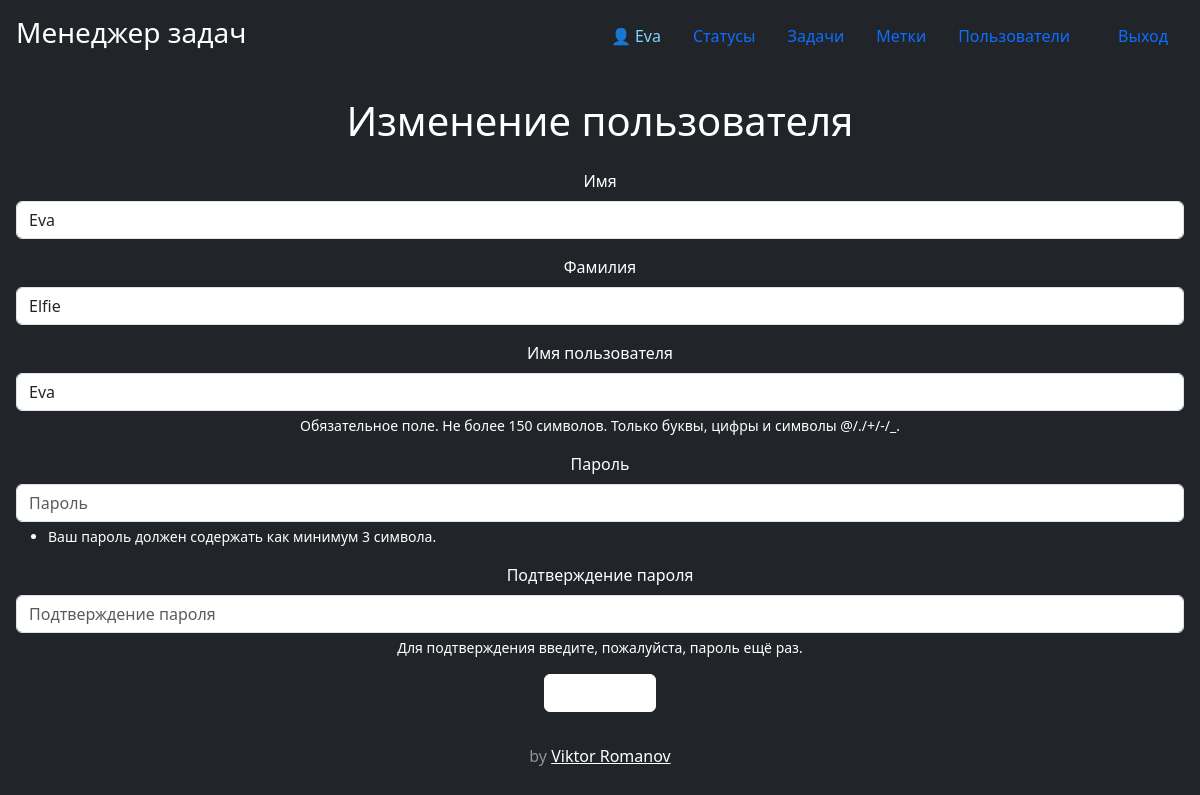
The page /users/users/1/update/ (signed in) on the database its author committed.
### task_manager/users/models.py (models this page shows, shortened)
class User(AbstractUser):
    first_name = models.CharField(blank=False, max_length=150)
    last_name = models.CharField(blank=False, max_length=150)
    USERNAME_FIELD = 'username'

### task_manager/users/views.py (the view)
class UserUpdateView(UpdateView):
    model = User
    form_class = CustomUserChangeForm
    template_name = 'users/update.html'
    success_url = reverse_lazy('user_list')
    def get_object(self, queryset=None):
        user = super().get_object(queryset)
        if user != self.request.user:
            messages.error(
                self.request, "У вас нет прав для изменения другого пользователя.")
            raise Http404("Вы не можете редактировать чужие данные.")
        return user
    def get(self, request, *args, **kwargs):
        try:
            self.get_object()
        except Http404:
            return redirect('user_list')
        return super().get(request, *args, **kwargs)

### task_manager/users/forms.py
class CustomUserChangeForm(UserChangeForm):
    class Meta:
        model = User
        fields = ['username', 'first_name', 'last_name', 'email']

### task_manager/templates/users/update.html (shortened to what this page needs)
{% extends 'base.html' %}
{% block content %}
    <h1 class="my-4">Изменение пользователя</h1>
    <form method="post">
      <div class="mb-3">
        <label class="form-label" for="id_first_name">Имя</label>
        <input type="text" name="first_name" maxlength="150" class="form-control" placeholder="Имя" required id="id_first_name" value="{{ form.first_name.value }}">
      </div>
      <div class="mb-3">
        <label class="form-label" for="id_last_name">Фамилия</label>
        <input type="text" name="last_name" maxlength="150" class="form-control" placeholder="Фамилия" required id="id_last_name" value="{{ form.last_name.value }}">
      </div>
      <div class="mb-3">
        <label class="form-label" for="id_username">Имя пользователя</label>
        <input type="text" name="username" maxlength="150" autofocus class="form-control" placeholder="Имя пользователя" required aria-describedby="id_username_helptext" id="id_username" value="{{ form.username.value }}">
        <div class="form-text text-white">Обязательное поле. Не более 150 символов. Только буквы, цифры и символы @/./+/-/_.</div>
      </div>
      <div class="mb-3">
        <label class="form-label" for="id_password1">Пароль</label>
        <input type="password" name="password1" autocomplete="new-password" class="form-control" placeholder="Пароль" required aria-describedby="id_password1_helptext" id="id_password1">
        <div class="form-text">
          <ul class="text-white">
            <li>Ваш пароль должен содержать как минимум 3 символа.</li>
          </ul>
        </div>
      </div>
      <div class="mb-3">
        <label class="form-label" for="id_password2">Подтверждение пароля</label>
        <input type="password" name="password2" autocomplete="new-password" class="form-control" placeholder="Подтверждение пароля" required aria-describedby="id_password2_helptext" id="id_password2">
        <div class="form-text text-white">Для подтверждения введите, пожалуйста, пароль ещё раз.</div>
      </div>
      <input class="btn btn-primary btn-secondary fw-bold border-white bg-white" type="submit" value="Изменить">
    </form>
{% endblock %}

### task_manager/templates/base.html (shortened to what this page needs)
{% load django_bootstrap5 %}
{% bootstrap_css %}
<!DOCTYPE html>
<html lang="ru">
  <head>
  </head>
<body class="d-flex h-100 text-center text-white bg-dark">
<div class="cover-container d-flex w-100 h-100 p-3 mx-auto flex-column">
  <header class="mb-auto">
    <div>
      <h3 class="float-md-start mb-0"><a class="nav-link" href="{% url 'index' %}">Менеджер задач</a></h3>
      <nav class="nav nav-masthead justify-content-center float-md-end">
        {% if user.is_authenticated %}
        <a class="nav-link" href="{% url 'user_update' user.pk %}" style="text-decoration: none; color: #7bd5ff;">👤 {{ user.username }}</a>
        <a class="nav-link" href="{% url 'status_list' %}">Статусы</a>
        <a class="nav-link" href="{% url 'tasks_list' %}">Задачи</a>
        <a class="nav-link" href="{% url 'labels_list' %}">Метки</a>
        {% endif %}
        <a class="nav-link" aria-current="page" href="{% url 'user_list' %}">Пользователи</a>
        {% if not user.is_authenticated %}
          <a class="nav-link" href="{% url 'login' %}">Вход</a>
          <a class="nav-link" href="{% url 'user_create' %}">Регистрация</a>
        {% else %}
        <form class="ms-3 mb-md-0" method="post" action="{% url 'logout' %}" >
          <input class="nav-link" type="submit" value="Выход">
        </form>
        {% endif %}
      </nav>
    </div>
  </header>
  {% block content %}{% endblock %}
  <footer class="mt-auto text-white-50">
    <p>by <a href="https://github.com/qffo" target="_blank"  class="text-white">Viktor Romanov</a></p>
  </footer>
</div>
</body>
</html>

### task_manager/templates/base.html (style rules this page uses)
body { text-shadow: none; }
ul { text-align: left; }

### rows shown on the page
User: username "Eva", first_name "Eva", last_name "Elfie"
